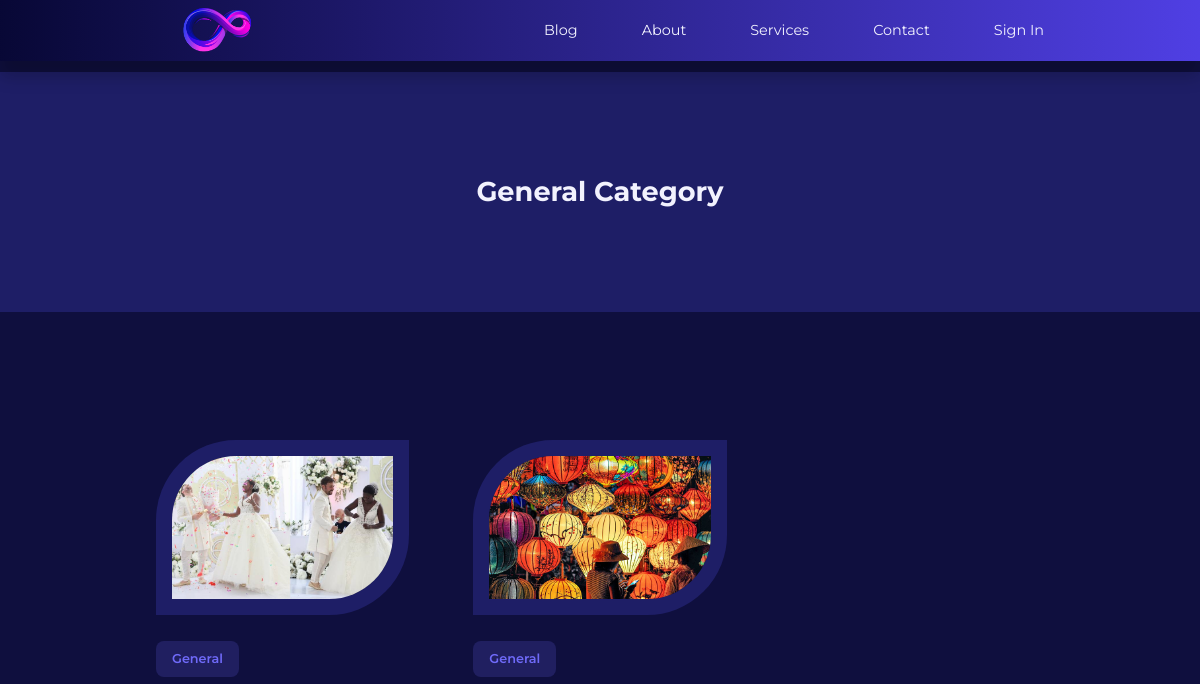
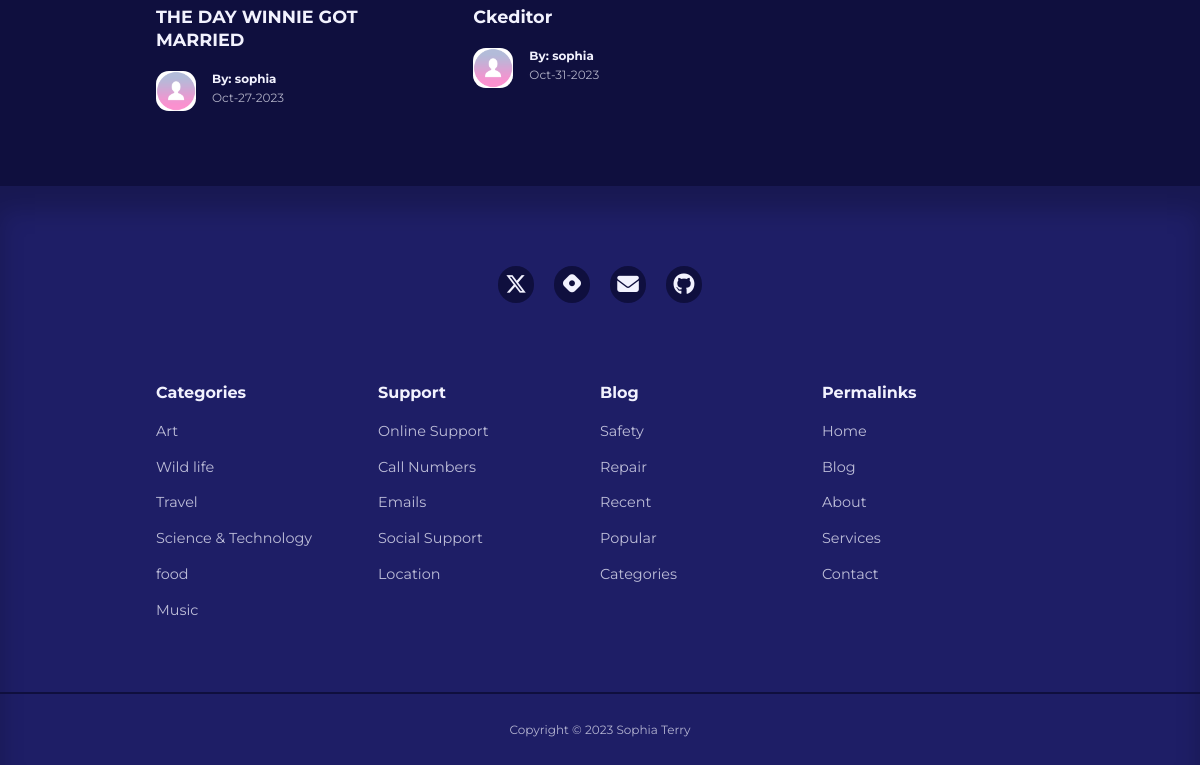
The page /category/General on the database as committed earlier (2 pictures, top to bottom).
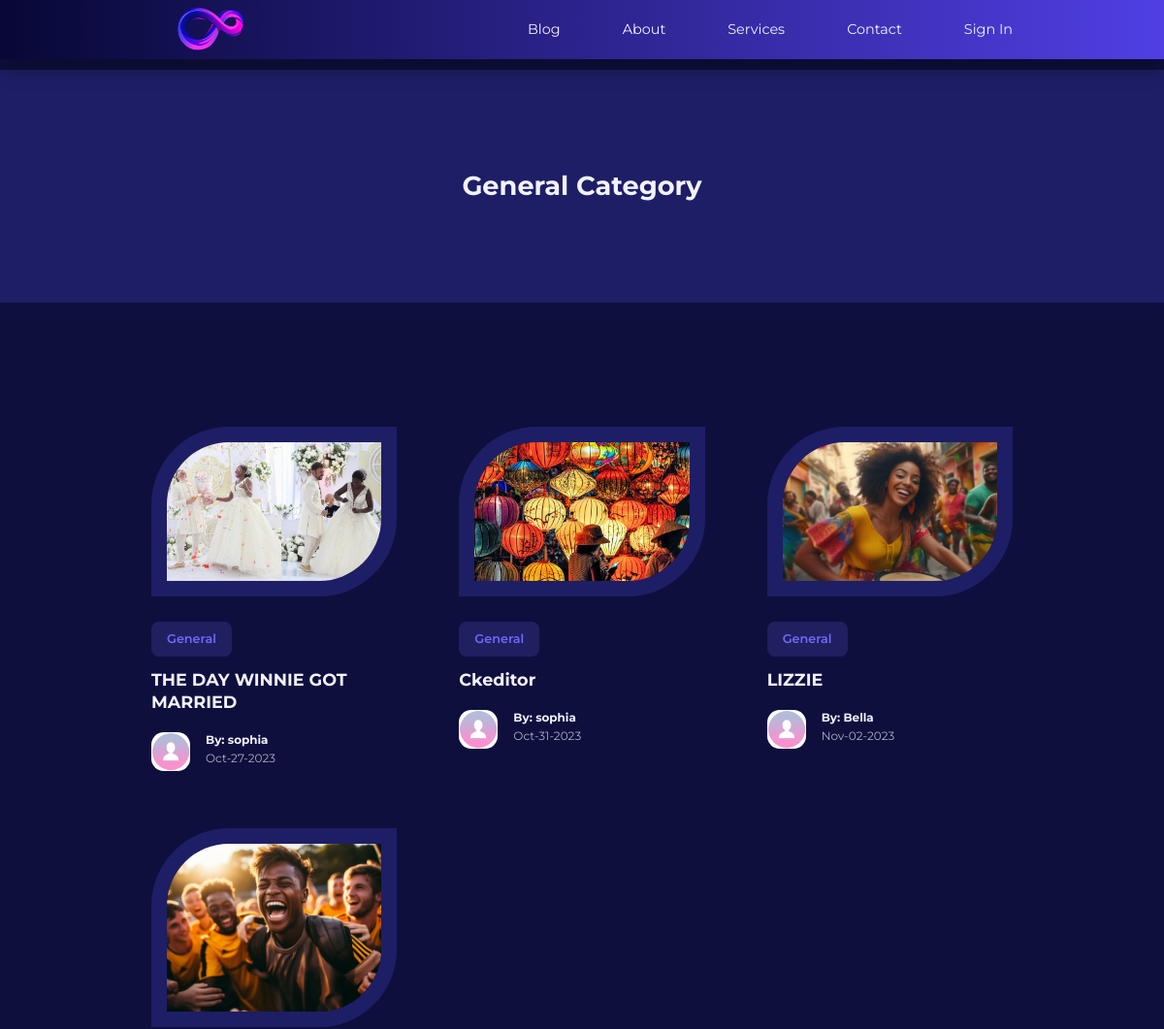
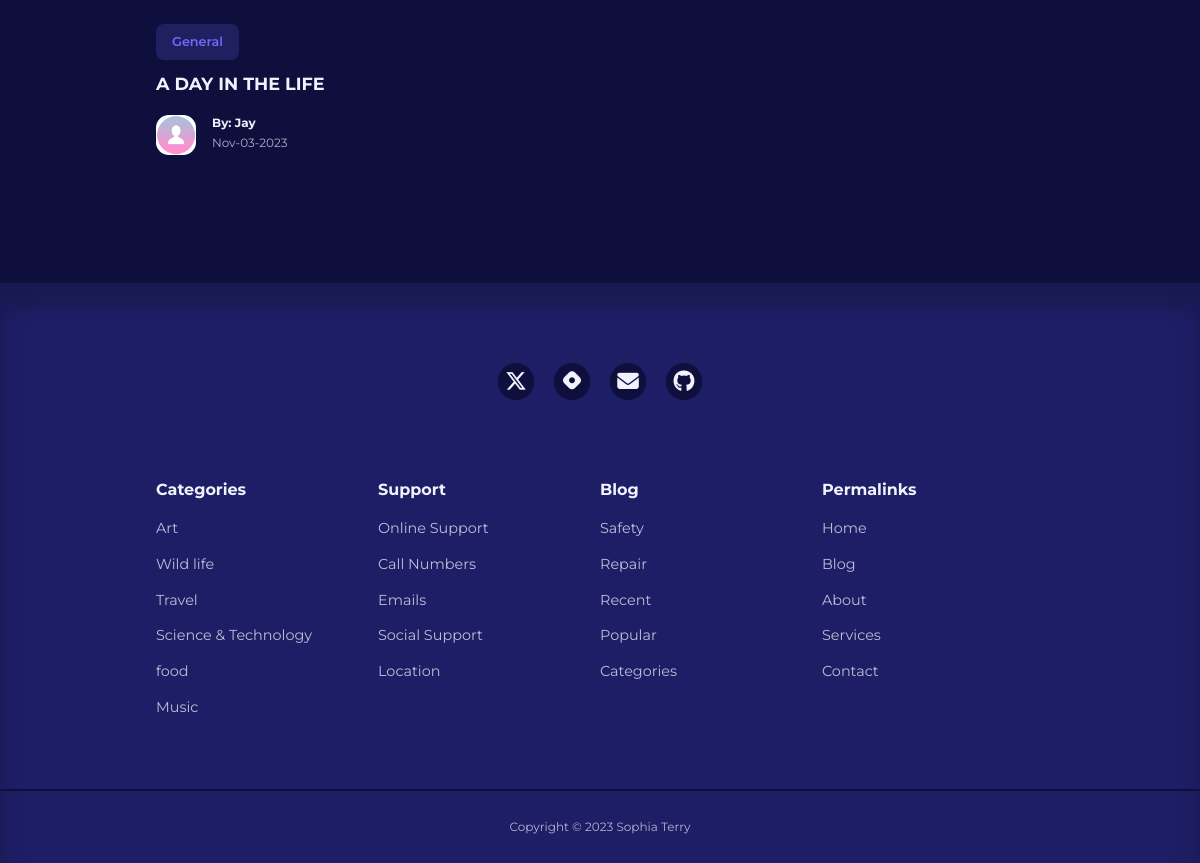
The same page on the database as committed later (2 pictures, top to bottom).
### app/models.py (models this page shows, shortened)
class Category(db.Model):
    id = db.Column(db.Integer, primary_key=True)
    name = db.Column(db.String(20), unique=True, nullable=False)

class Post(db.Model):
    id = db.Column(db.Integer, primary_key=True)
    title = db.Column(db.String(120))
    content = db.Column(db.Text)
    image = db.Column(db.String(120), nullable=True)
    timestamp = db.Column(db.DateTime, index=True, default=datetime.utcnow)
    user_id = db.Column(db.Integer, db.ForeignKey('user.id', name='fk_user_id'))
    category_id = db.Column(db.Integer, db.ForeignKey('category.id', name='fk_category_id'))
    category = db.relationship('Category', backref=db.backref('posts', lazy=True))

class User(UserMixin, db.Model):
    id = db.Column(db.Integer, primary_key=True)
    username = db.Column(db.String(100), index=True, unique=True)
    email = db.Column(db.String(120), index=True, unique=True)
    password_hash = db.Column(db.String(128))
    role = db.Column(db.String(3))
    picture = db.Column(db.String(120), nullable=True)
    posts = db.relationship('Post', backref='author', lazy='dynamic')
    about_me = db.Column(db.String(140))
    last_seen = db.Column(db.DateTime, default=datetime.utcnow)
    followed = db.relationship(
        'User', secondary=followers,
        primaryjoin=(followers.c.follower_id == id),
        secondaryjoin=(followers.c.followed_id == id),
        backref=db.backref('followers', lazy='dynamic'), lazy='dynamic'
    )

### app/routes.py (the view)
@app.route('/category/<category_name>')
def category(category_name):
    category_posts = Post.query.filter(Post.category.has(name=category_name)).all()
    authors = [post.author for post in category_posts]
    return render_template('category.html', category_name=category_name, category_posts=category_posts, authors=authors)

### app/routes.py (called while the page is built)
@app.before_request
def before_request():
    if current_user.is_authenticated:
        current_user.last_seen = datetime.utcnow()
        db.session.commit()

### app/templates/category.html
{% extends "base.html" %}
{% block content %}
 <header class="category__title">
        <h2>{{ category_name }} Category</h2>
</header>
  <section class="posts">
    <div class="container posts__container">
        {% for post in category_posts %}
            <article class="post">
            <div class="post__thumbnail">
                {% if post.image %}
                <img src="{{ url_for('static', filename='images/' + post.image) }}" alt="Post Image">
                {% else %}
                <img src="{{ url_for('static', filename='/images/blog18.jpg') }}" alt="Default Image">
                {% endif %}
            </div>
            <div class="post__info">
                <a href="{{ url_for('category', category_name=post.category.name) }}" class="category__button">{{ post.category.name}}</a>
                <h3 class="post__title"><a href="{{ url_for('single_post', post_id=post.id) }}">{{ post.title }}</a></h3>
                    <div class="post__author">
                        <div class="post__author-avator">
                            {% set author = authors[loop.index0] %}
                            {% if current_user.is_authenticated %}
                            <img src="{{ url_for('static', filename='images/' + author.picture) }}" alt="avatar">
                            {% else %}
                            <img src="{{ url_for('static', filename='/images/default_profile_pc.png') }}" alt="Default Image">
                            {% endif %}
                        </div>
                            <div class="post__author-info">
                            <a href="{{ url_for('user', username=post.author.username) }}">
                            <h5>By: {{post.author.username }}</h5></a>
                            <small> {{ post.timestamp.strftime('%b-%d-%Y') }}</small>
                        </div>
                    </div>
                </div>
        </article>
        {% endfor %}
    </div>
</section>
{% endblock %}

### app/templates/base.html (shortened to what this page needs)
<!DOCTYPE html>
<html lang="en">
<head>
    <link rel="stylesheet" href="{{ url_for('static', filename='styles/styles.css')}}">
    <link rel="stylesheet" href="https://unicons.iconscout.com/release/v4.0.8/css/line.css">
</head>
<body>
    {% block navbar %}
    <nav>
        <div class="container nav__container">
            <a href="/index" class="nav__logo"><img src="/static/img/new-echo.png" class="nav-img" alt=""></a>
            <ul class="nav__items">
                <li><a href="{{ url_for('blog') }}">Blog</a></li>
                <li><a href="{{ url_for('index') }}">About</a></li>
                <li><a href="{{ url_for('services') }}">Services</a></li>
                <li><a href="#contact">Contact</a></li>
                {% if current_user.is_anonymous %}
                <li><a href="{{ url_for('signin') }}">Sign In</a></li>
                        {% endif %}
                    </ul>
        </div>
    </nav>
    {% endblock %}
     {% block content %}
    {% endblock %}
    {% block footer %}
    <footer>
        <div id="contact" class="footer__socials">
            <a href="https://twitter.com/Mssophia_" target="_blank">
                </a>
            <a href="https://sophiaintech.hashnode.dev/" target="_blank">
                </a>
            <a href="mailto:sophiaterryyu@gmail.com">
                </a>
            <a href="https://github.com/terryyufei" target="_blank">
                </a>
        </div>
        <div class="container footer__container">
            <article>
                <h4>Categories</h4>
                <ul>
                    <li><a href="">Art</a></li>
                    <li><a href="">Wild life</a></li>
                    <li><a href="">Travel</a></li>
                    <li><a href="">Science & Technology</a></li>
                    <li><a href="">food</a></li>
                    <li><a href="">Music</a></li>
                </ul>
            </article>
            <article>
                <h4>Support</h4>
                <ul>
                    <li><a href="">Online Support</a></li>
                    <li><a href="">Call Numbers</a></li>
                    <li><a href="">Emails</a></li>
                    <li><a href="">Social Support</a></li>
                    <li><a href="">Location</a></li>
                </ul>
            </article>
            <article>
                <h4>Blog</h4>
                <ul>
                    <li><a href="">Safety</a></li>
                    <li><a href="">Repair</a></li>
                    <li><a href="">Recent</a></li>
                    <li><a href="">Popular</a></li>
                    <li><a href="">Categories</a></li>
                </ul>
            </article>
            <article>
                <h4>Permalinks</h4>
                <ul>
                    <li><a href="">Home</a></li>
                    <li><a href="">Blog</a></li>
                    <li><a href="">About</a></li>
                    <li><a href="">Services</a></li>
                    <li><a href="">Contact</a></li>
                </ul>
            </article>
        </div>
        <div class="footer__copyright">
            <small>Copyright &copy; 2023 Sophia Terry</small>
        </div>
    </footer>
    {% endblock %}
</body>
</html>

### app/static/styles/styles.css (style rules this page uses)
:root { --color-primary: #6f6af8; --color-primary-light: hsl(242, 91%, 69%, 18%); --color-primary-variant: #5854c7; --color-red: #da0f3f; --color-red-light: hsl(346, 87%, 46%, 15%); --color-green: #00c476; --color-green-light: hsl(156, 100%, 38%, 15%); --color-gray-900: #1e1e66; --color-gray-700: #2d2b7c; --color-gray-300: rgba(242, 242, 254, 0.3); --color-gray-200: rgba(242, 242, 254, 0.7); --color-white: #f2f2fe; --color-bg: #0f0f3e; --transition: all 300ms ease; --container-width-lg: 74%; --container-width-md: 88%; --form-width: 40%; --card-border-radius-1: 0.3rem; --card-border-radius-2: 0.5rem; --card-border-radius-3: 0.8rem; --card-border-radius-4: 2rem; --card-border-radius-5: 5rem; }
* { box-sizing: border-box; margin: 0; padding: 0; outline: 0; border: 0; appearance: 0; list-style: none; text-decoration: none; }
body { font-family: 'Montserrat', sans-serif; line-height: 1.6; color: var(--color-gray-200); overflow-x: hidden; background: var(--color-bg); font-size: 0.9rem; }
.container { width: var(--container-width-lg); max-width: 1800px; margin-inline: auto; }
section { margin-top: 3rem; width: 100vw; }
h1, h2, h3, h4, h5 { color: var(--color-white); line-height: 1.3; }
h2 { font-size: 1.7rem; margin: 1rem 0; }
h3 { font-size: 1.1rem; margin: 0.8rem 0 0.5rem; }
h4 { font-size: 1rem; }
a { color: var(--color-white); transition: var(--transition); }
img { display: block; width: 100%; height: 100%; object-fit: cover; }
nav { background: linear-gradient(to right, hsl(240, 75%, 12%), hsl(246, 75%, 57%)); width: 100vw; height: 3.8rem; position: fixed; top: 0; z-index: 10; box-shadow: 0 1rem 1rem rgba(0, 0, 0, 0.2); }
.nav__container { height: 100%; display: flex; align-items: center; justify-content: space-between; }
.nav__logo { font-weight: 600; font-size: 1.2rem; }
.nav__items { display: flex; align-items: center; gap: 4rem; }
.category__button { background: var(--color-primary-light); color: var(--color-primary); display: inline-block; padding: 0.5rem 1rem; border-radius: var(--card-border-radius-2); font-weight: 600; font-size: 0.8rem; text-align: center; }
.post__thumbnail { border-radius: var(--card-border-radius-5) 0; border: 1rem solid var(--color-gray-900); overflow: hidden; margin-bottom: 1.6rem; height: 50%; }
.post__author { display: flex; gap: 1rem; margin-top: 1.2rem; }
.post__author-avator { width: 2.5rem; height: 2.5rem; border-radius: var(--card-border-radius-3); overflow: hidden; }
.posts__container { display: grid; grid-template-columns: repeat(3, 1fr); gap: 4rem; margin-bottom: 5rem; margin-top: 8rem; }
footer { background: var(--color-gray-900); padding: 5rem 0 0; box-shadow: inset 0 1.5rem 1.5rem rgba(0, 0, 0, 0.2); }
.footer__socials { margin-inline: auto; width: fit-content; margin-bottom: 5rem; display: flex; justify-content: space-between; align-items: center; gap: 1.2rem; }
.footer__socials a { background: var(--color-bg); border-radius: 50%; width: 2.3rem; height: 2.3rem; display: flex; align-items: center; justify-content: center; }
.footer__container { display: grid; grid-template-columns: repeat(4, 1fr); }
footer h4 { color: var(--color-white); margin-bottom: 0.6rem; }
footer ul a { opacity: 0.75; }
footer ul li { padding: 0.4rem 0; }
.footer__copyright { text-align: center; padding: 1.5rem 0; border-top: 2px solid var(--color-bg); margin-top: 4rem; }
.category__title { height: 15rem; margin-top: 4.5rem; background: var(--color-gray-900); display: grid; place-items: center; }
.nav-img { height: 8rem; width: 8rem; margin-top: 5%; }

Rows that differ between the two databases and show on the page:
now on this page (row edited): Post: image (picture), category.name "General", title "LIZZIE", author.username "Bella", timestamp "Nov-02-2023"
added Post: image (picture), category.name "General", title "A DAY IN THE LIFE", author.username "Jay", timestamp "Nov-03-2023"
